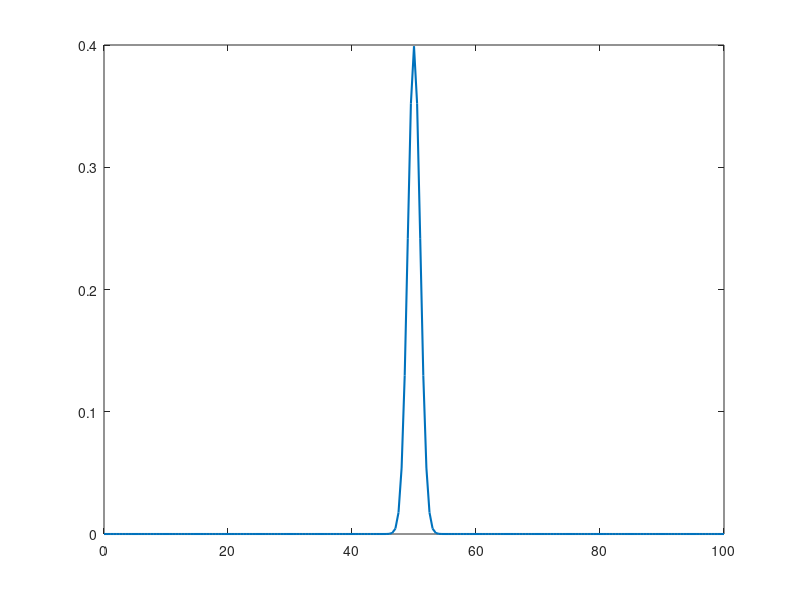

Write MATLAB code to recreate this figure. (Note: this script raises an error after producing the figure.)
%{
 =======================================================
| Program to implement three explicit finite-difference |
| methods to solve 1D linear transport equation         |
 -------------------------------------------------------
| A. 1st Order Upwind Method                            |
| B. Lax-Wendroff Method                                |
| C. 4th order Runge-Kutta                              |
 -------------------------------------------------------
| The solutions from the numerical methods can then be  |
| compared with analytical solutions.                   |
 =======================================================

 =======================================================
| Variables                                             |
 -----------                                            |
| x_min:  lower boundary of the spatial domain, meters  |
| x_max:  upper boundary of the spatial domain, meters  |
| x:      spatial domain, meters                        |
| t:      time, seconds                                 |
| c:      characteristic velocity, meters/second        |
| c_bar:  Courant number                                |
| mu:     mean                                          |
| sigma:  standard deviation                            |
| phi_exact:  exact solution                            |
 =======================================================
%}

clc;    clear;    close all;

% describe the spatial dimension (x-coordinate)
x_min = 0;
x_max = 100;
N = 200;
% vector x
dx = (x_max-x_min)/N;
x = x_min:dx:x_max;

%{
 =======================================================
| Evaluate solution for two different Courant numbers   |
| A) Close to the stability limit: 0.999                |
| B) Below the stability limit: 0.5                     |
 -------------------------------------------------------
| May run the program  by changing values of Courant    |
| number to study the solutions at various values of    | 
| c_bar.                                                |
 =======================================================
%}
c = .5;         % wave speed
c_bar = .5;     % Courant's number

t_max = 100;
dt = c_bar*dx/c;
t = 0:dt:t_max;

%{
 =======================================================
| Initial Condition                                     |
 -------------------                                    |
| Gaussian distribution with mean 0 and sd 1            |
 =======================================================
%}
mu = 0;
sigma = 1;

% Initial conditions
phi = zeros(length(x), length(t));
phi(1,:) = 0;
phi(:,1) = 1/(sigma * sqrt(2*pi)) * exp(-1/2*((x- mu)/sigma).^2);


% Calculate exact/analytical solution
phi_exact = 1/(sigma * sqrt(2*pi)) * exp(-1/2*((x -c*t_max - mu)/sigma).^2);
plot(x, phi_exact, "LineWidth", 1.5)
hold on

% 1st order Upwind method
phi1 = upwind(x, t, phi, c_bar);
plot(x, phi1(:,t_max), 'k-.', "LineWidth", 1.5);
hold on

% Lax-Wendroff method
phi2 = lax_wendroff(x,t,phi,c_bar);
plot(x, phi2(:, t_max), 'r--', "LineWidth", 1.5);

% 4th order Runge-Kutta (rk4)
phi3 = rk4(x, t, phi, dx, dt, c);
plot(x, phi2(:, t_max), 'g:', "LineWidth", 2.5);

% Set labels, title, and legend
xlabel("x");
ylabel("\phi")
head = sprintf("\\phi vs x at t = %.0f and Courant %.3f", t_max,c_bar);
title(head)
dbclear all
legend("Exact", "Upwind", "Lax-Wendroff", "Runge-Kutta");

% Comparison of Analytical solution and numerical solution
% on a 3-dimensional plot

figure(2)
[xx, tt] = meshgrid(x, t);

% 3-dimensional exact solution
phi_ex_3d = 1/(sigma * sqrt(2*pi)) * exp(-1/2*((xx -c*tt - mu)/sigma).^2);
plot3(xx, tt, phi_ex_3d, 'r')
xlabel("x");
ylabel("Time, t (s)");
zlabel("\phi")
hold on;

% Can select the method of choice 
% Edit title accordingly
plot3(xx, tt, phi2, 'k'); legend("Exact")
a = sprintf("Comparison of Exact Solution and Lax-Wendroff method until t = %.f, and Courant %.3f", t_max, c_bar);
title(a)
